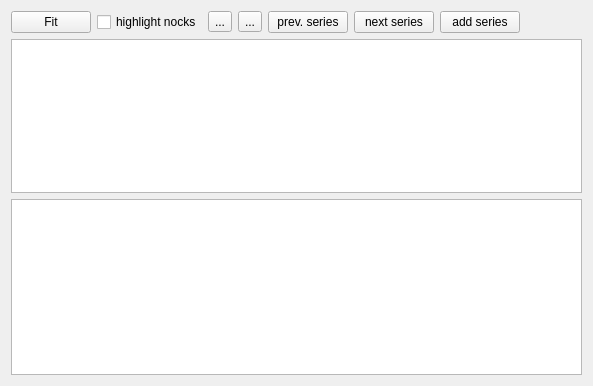
<?xml version="1.0" encoding="UTF-8"?>
<ui version="4.0">
 <class>SeriesInputWidget</class>
 <widget class="QWidget" name="SeriesInputWidget">
  <property name="geometry">
   <rect>
    <x>0</x>
    <y>0</y>
    <width>593</width>
    <height>386</height>
   </rect>
  </property>
  <property name="mouseTracking">
   <bool>false</bool>
  </property>
  <property name="windowTitle">
   <string>Form</string>
  </property>
  <layout class="QVBoxLayout" name="verticalLayout">
      <item>
     <layout class="QHBoxLayout" name="horizontalLayout">
      <item>
       <widget class="QPushButton" name="fitButton">
        <property name="text">
         <string>Fit</string>
        </property>
       </widget>
      </item>
      <item>
       <widget class="QCheckBox" name="checkBox">
        <property name="toolTip">
         <string>try finding arrow nocks (maybe some are burrowed deeply in the target and are hard to spot at first glance).
Use the button to select color
(or, in future, use the information from arrow data)</string>
        </property>
        <property name="text">
         <string>highlight nocks</string>
        </property>
       </widget>
      </item>
      <item>
       <widget class="QToolButton" name="toolButton">
        <property name="toolTip">
         <string>Pick the nock color</string>
        </property>
        <property name="text">
         <string>...</string>
        </property>
       </widget>
      </item>
      <item>
       <widget class="QToolButton" name="toolButton_2">
        <property name="toolTip">
         <string>delete this image</string>
        </property>
        <property name="text">
         <string>...</string>
        </property>
       </widget>
      </item>
      <item>
       <widget class="QPushButton" name="pushButton">
        <property name="text">
         <string>prev. series</string>
        </property>
       </widget>
      </item>
      <item>
       <widget class="QPushButton" name="pushButton_2">
        <property name="text">
         <string>next series</string>
        </property>
       </widget>
      </item>
      <item>
       <widget class="QPushButton" name="pushButton_3">
        <property name="toolTip">
         <string>reuse this image for next series (the arrows weren't collected before next series?)</string>
        </property>
        <property name="text">
         <string>add series</string>
        </property>
       </widget>
      </item>
      <item>
       <spacer name="horizontalSpacer">
        <property name="orientation">
         <enum>Qt::Horizontal</enum>
        </property>
        <property name="sizeHint" stdset="0">
         <size>
          <width>40</width>
          <height>20</height>
         </size>
        </property>
       </spacer>
      </item>
     </layout>
    </item>
   <item>
    <widget class="QListWidget" name="thumbnailsView">
     <property name="maximumSize">
      <size>
       <width>16777215</width>
       <height>170</height>
      </size>
     </property>
     <property name="dragDropMode">
      <enum>QAbstractItemView::DragDrop</enum>
     </property>
     <property name="iconSize">
      <size>
       <width>200</width>
       <height>150</height>
      </size>
     </property>
     <property name="isWrapping" stdset="0">
      <bool>false</bool>
     </property>
     <property name="resizeMode">
      <enum>QListView::Adjust</enum>
     </property>
     <property name="viewMode">
      <enum>QListView::IconMode</enum>
     </property>
    </widget>
   </item>
   <item>
    <widget class="MainGraphicsView" name="graphicsView">
     <property name="verticalScrollBarPolicy">
      <enum>Qt::ScrollBarAlwaysOff</enum>
     </property>
     <property name="horizontalScrollBarPolicy">
      <enum>Qt::ScrollBarAlwaysOff</enum>
     </property>
    </widget>
   </item>
  </layout>
 </widget>
 <customwidgets>
  <customwidget>
   <class>MainGraphicsView</class>
   <extends>QGraphicsView</extends>
   <header>maingraphicsview.h</header>
  </customwidget>
 </customwidgets>
 <resources/>
 <connections/>
</ui>
